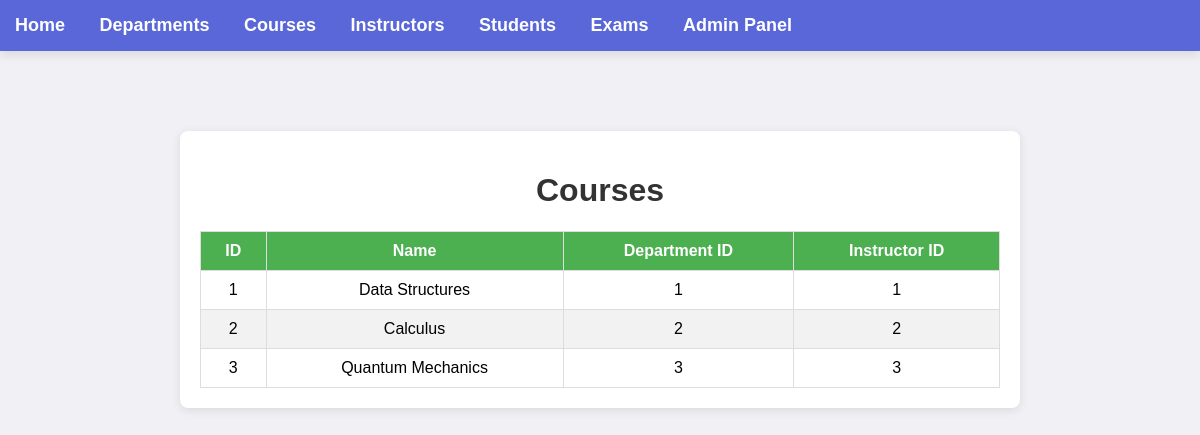
The app's page /courses, older data.
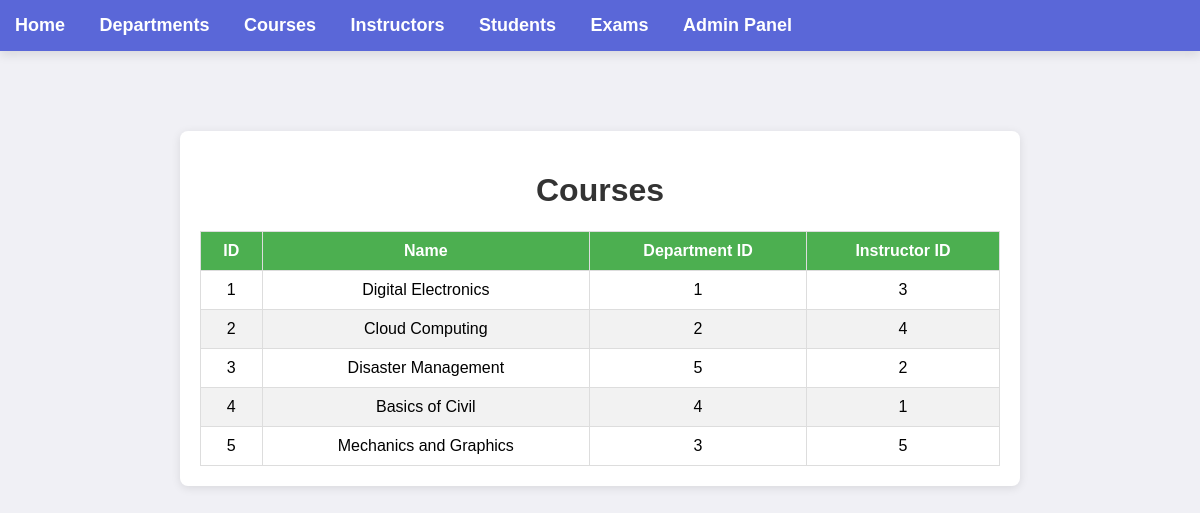
The same page, newer data.
### model.py (models this page shows)
class Course(db.Model):
    __tablename__ = 'course'
    id = db.Column(db.Integer, primary_key=True)
    name = db.Column(db.String(100), nullable=False, unique=True)
    department_id = db.Column(db.Integer, db.ForeignKey('department.id'), nullable=False)
    instructor_id = db.Column(db.Integer, db.ForeignKey('instructor.id'), nullable=False)

### app.py (the view)
@app.route('/courses')
def courses():
    courses = Course.query.all()
    return render_template('courses.html', courses=courses)

### templates/courses.html (shortened to what this page needs)
{% extends 'layout.html' %}
{% block content %}
    <div class="container">
        <h1>Courses</h1>
        <table class="course-table">
            <thead>
                <tr>
                    <th>ID</th>
                    <th>Name</th>
                    <th>Department ID</th>
                    <th>Instructor ID</th>
                </tr>
            </thead>
            <tbody>
                {% for course in courses %}
                <tr>
                    <td>{{ course.id }}</td>
                    <td>{{ course.name }}</td>
                    <td>{{ course.department_id }}</td>
                    <td>{{ course.instructor_id }}</td>
                </tr>
                {% endfor %}
            </tbody>
        </table>
    </div>
{% endblock %}

### templates/layout.html (shortened to what this page needs)
<!DOCTYPE html>
<html lang="en">
<head>
    <link rel="stylesheet" href="{{ url_for('static', filename='style.css') }}">
</head>
<body>
    <nav>
        <a href="/">Home</a>
        <a href="/departments">Departments</a>
        <a href="/courses">Courses</a>
        <a href="/instructors">Instructors</a>
        <a href="/students">Students</a>
        <a href="/exams">Exams</a>
        <a href="/admin">Admin Panel</a>
    </nav>
    <div class="content">
        {% block content %}{% endblock %}
    </div>
</body>
</html>

### static/style.css (style rules this page uses)
body { font-family: Arial, sans-serif; background-color: #f0f0f5; margin: 0; padding: 0; }
nav { background-color: #5a67d8; padding: 15px; box-shadow: 0 4px 10px rgba(0, 0, 0, 0.1); }
nav a { color: white; margin-right: 30px; text-decoration: none; font-weight: bold; font-size: 18px; }
.container { width: 85%; margin: 30px auto; padding: 25px; background-color: #fff; border-radius: 10px; box-shadow: 0 4px 15px rgba(0, 0, 0, 0.1); }
.content { margin: 25px; }

### templates/courses.html (style rules this page uses)
.container { max-width: 800px; margin: 80px auto 0 auto; background: white; padding: 20px; border-radius: 8px; box-shadow: 0 2px 10px rgba(0, 0, 0, 0.1); }
h1 { text-align: center; color: #333; }
.course-table { width: 100%; border-collapse: collapse; margin-top: 20px; }
.course-table th, .course-table td { border: 1px solid #ddd; padding: 10px; text-align: center; }
.course-table th { background-color: #4CAF50; color: white; }
.course-table tr:nth-child(even) { background-color: #f2f2f2; }

Row changes from the older to the newer data that the page shows:
changed Course id 1: name "Data Structures" → "Digital Electronics"; instructor_id "1" → "3"
changed Course id 2: name "Calculus" → "Cloud Computing"; instructor_id "2" → "4"
changed Course id 3: name "Quantum Mechanics" → "Disaster Management"; department_id "3" → "5"; instructor_id "3" → "2"
added Course: id "4", name "Basics of Civil", department_id "4", instructor_id "1"
added Course: id "5", name "Mechanics and Graphics", department_id "3", instructor_id "5"
